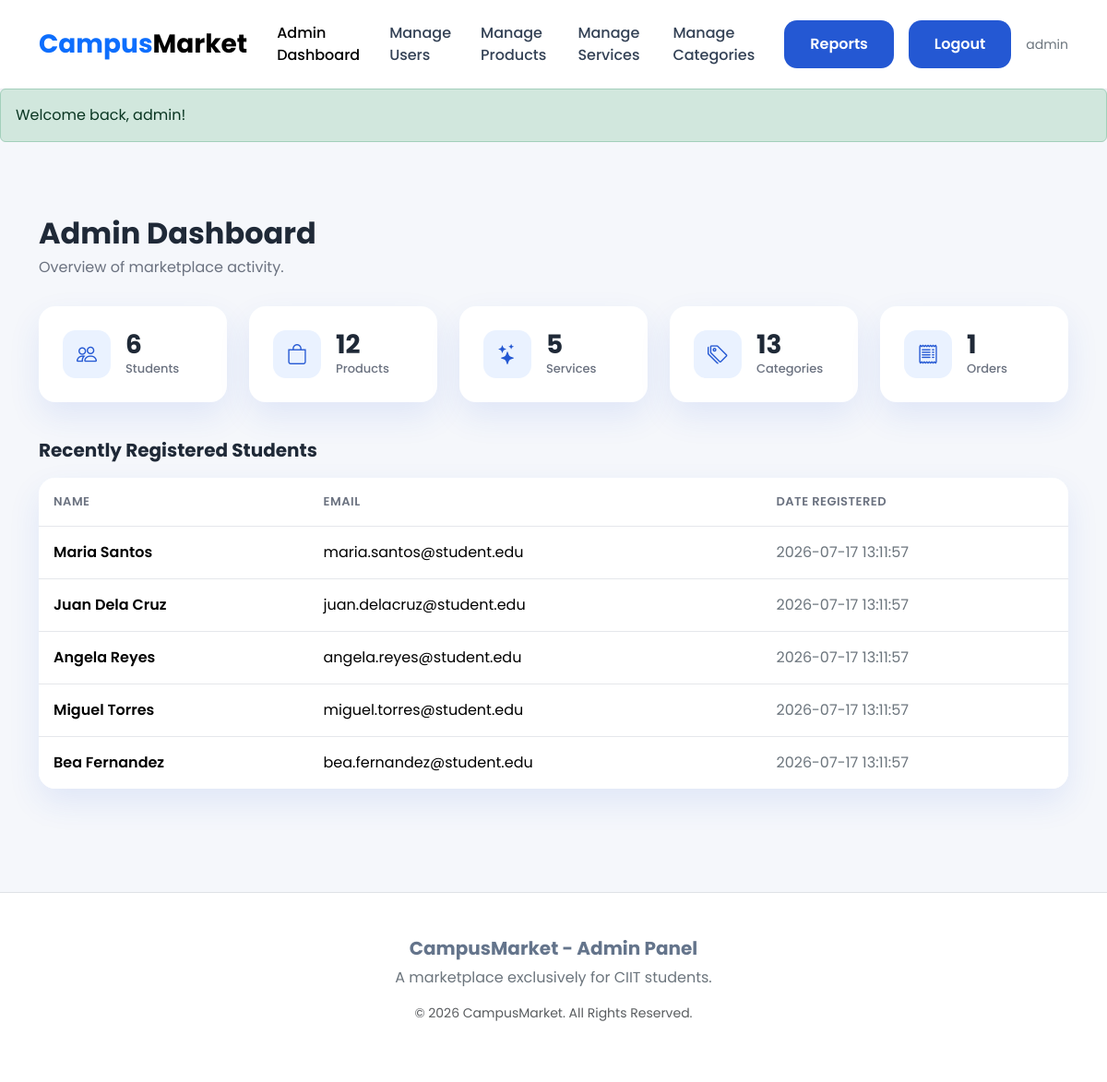
Screenshot of /admin/dashboard.php (signed in) with the database file from the repository.
### tables this page shows
CREATE TABLE `users` (
  `user_id` int(11) NOT NULL,
  `full_name` varchar(100) NOT NULL,
  `email` varchar(100) NOT NULL,
  `password` varchar(255) NOT NULL,
  `student_id` varchar(50) DEFAULT NULL,
  `contact_number` varchar(20) DEFAULT NULL,
  `profile_image` varchar(255) DEFAULT 'default.png',
  `date_registered` datetime DEFAULT current_timestamp()
);

### admin/dashboard.php (the view, shortened to what this page needs)
<?php
require_once __DIR__ . '/../config/database.php';
$totalUsers      = $conn->query("SELECT COUNT(*) FROM users")->fetchColumn();
$totalProducts   = $conn->query("SELECT COUNT(*) FROM products")->fetchColumn();
$totalServices   = $conn->query("SELECT COUNT(*) FROM services")->fetchColumn();
$totalCategories = $conn->query("SELECT COUNT(*) FROM categories")->fetchColumn();
$totalOrders     = $conn->query("SELECT COUNT(*) FROM orders")->fetchColumn();
$recentUsersStmt = $conn->query(
    "SELECT full_name, email, date_registered FROM users ORDER BY date_registered DESC LIMIT 5"
);
$recentUsers = $recentUsersStmt->fetchAll(PDO::FETCH_ASSOC);
require_once __DIR__ . '/../includes/admin_header.php';
?>
<div class="container py-4">
    <div class="page-header">
        <h1>Admin Dashboard</h1>
        <p>Overview of marketplace activity.</p>
    </div>
    <div class="row g-4 row-cols-1 row-cols-sm-2 row-cols-lg-5 mb-4">
        <div class="col">
            <div class="stat-card">
                <div class="stat-icon"><i class="bi bi-people"></i></div>
                <div>
                    <div class="stat-value"><?= $totalUsers ?></div>
                    <div class="stat-label">Students</div>
                </div>
            </div>
        </div>
        <div class="col">
            <div class="stat-card">
                <div class="stat-icon"><i class="bi bi-bag"></i></div>
                <div>
                    <div class="stat-value"><?= $totalProducts ?></div>
                    <div class="stat-label">Products</div>
                </div>
            </div>
        </div>
        <div class="col">
            <div class="stat-card">
                <div class="stat-icon"><i class="bi bi-stars"></i></div>
                <div>
                    <div class="stat-value"><?= $totalServices ?></div>
                    <div class="stat-label">Services</div>
                </div>
            </div>
        </div>
        <div class="col">
            <div class="stat-card">
                <div class="stat-icon"><i class="bi bi-tags"></i></div>
                <div>
                    <div class="stat-value"><?= $totalCategories ?></div>
                    <div class="stat-label">Categories</div>
                </div>
            </div>
        </div>
        <div class="col">
            <div class="stat-card">
                <div class="stat-icon"><i class="bi bi-receipt"></i></div>
                <div>
                    <div class="stat-value"><?= $totalOrders ?></div>
                    <div class="stat-label">Orders</div>
                </div>
            </div>
        </div>
    </div>
    <h2 class="section-title">Recently Registered Students</h2>
    <?php if (empty($recentUsers)): ?>
        <div class="empty-state">
            <i class="bi bi-person empty-icon"></i>
            <h3>No students registered yet</h3>
        </div>
    <?php else: ?>
        <div class="table-card">
            <div class="table-responsive">
                <table class="table align-middle">
                    <thead>
                        <tr>
                            <th>Name</th>
                            <th>Email</th>
                            <th>Date Registered</th>
                        </tr>
                    </thead>
                    <tbody>
                        <?php foreach ($recentUsers as $user): ?>
                        <tr>
                            <td class="fw-semibold"><?= sanitize($user['full_name']) ?></td>
                            <td><?= sanitize($user['email']) ?></td>
                            <td class="text-secondary"><?= sanitize($user['date_registered']) ?></td>
                        </tr>
                        <?php endforeach; ?>
                    </tbody>
                </table>
            </div>
        </div>
    <?php endif; ?>
</div>
<?php require_once __DIR__ . '/../includes/admin_footer.php'; ?>

### assets/css/style.css (style rules this page uses)
:root { --primary: #2458d3; --primary-dark: #173a99; --primary-light: #eaf2ff; --background: #f5f7fb; --white: #ffffff; --text: #1f2937; --gray: #6b7280; --border: #e5e7eb; --success: #22c55e; --danger: #ef4444; --warning: #f59e0b; --radius: 18px; --shadow: 0 15px 35px rgba(36, 88, 211, 0.1); }
* { margin: 0; padding: 0; box-sizing: border-box; }
body { font-family: "Poppins", sans-serif; background: var(--background); color: var(--text); }

### assets/css/forms.css (style rules this page uses)
.page-header { padding: 40px 0 30px; }
.page-header h1 { font-weight: 700; font-size: 32px; margin-bottom: 6px; }
.page-header p { color: var(--gray); font-size: 16px; margin: 0; }

### assets/css/listings.css (style rules this page uses)
.table-card { background: var(--white); border-radius: var(--radius); box-shadow: var(--shadow); overflow: hidden; margin-bottom: 40px; }
.table-card table { margin-bottom: 0; }
.table-card thead { background: var(--background); }
.table-card thead th { font-size: 13px; text-transform: uppercase; letter-spacing: 0.04em; color: var(--gray); font-weight: 600; border-bottom: 1px solid var(--border); padding: 16px; }
.table-card tbody td { padding: 16px; vertical-align: middle; border-bottom: 1px solid var(--border); }
.table-card tbody tr:last-child td { border-bottom: none; }

### assets/css/admin.css (style rules this page uses)
.stat-card { background: var(--white); border-radius: var(--radius); box-shadow: var(--shadow); padding: 26px; display: flex; align-items: center; gap: 16px; height: 100%; }
.stat-card .stat-icon { width: 52px; height: 52px; border-radius: 14px; background: var(--primary-light); color: var(--primary); display: flex; align-items: center; justify-content: center; font-size: 22px; flex-shrink: 0; }
.stat-card .stat-value { font-size: 28px; font-weight: 700; line-height: 1.1; }
.stat-card .stat-label { color: var(--gray); font-size: 13px; font-weight: 500; }
.section-title { font-weight: 700; font-size: 20px; margin: 40px 0 18px; }

### rows the page displays
users: full_name "Maria Santos", email "maria.santos@student.edu", date_registered "2026-07-17 13:11:57"
users: full_name "Juan Dela Cruz", email "juan.delacruz@student.edu", date_registered "2026-07-17 13:11:57"
users: full_name "Angela Reyes", email "angela.reyes@student.edu", date_registered "2026-07-17 13:11:57"
users: full_name "Miguel Torres", email "miguel.torres@student.edu", date_registered "2026-07-17 13:11:57"
users: full_name "Bea Fernandez", email "bea.fernandez@student.edu", date_registered "2026-07-17 13:11:57"

### other values shown
$_SESSION['admin_username'] "admin"
$_SESSION['flash_message'] "Welcome back, admin!"
$totalUsers "6"
$totalProducts "12"
$totalServices "5"
$totalCategories "13"
$totalOrders "1"
